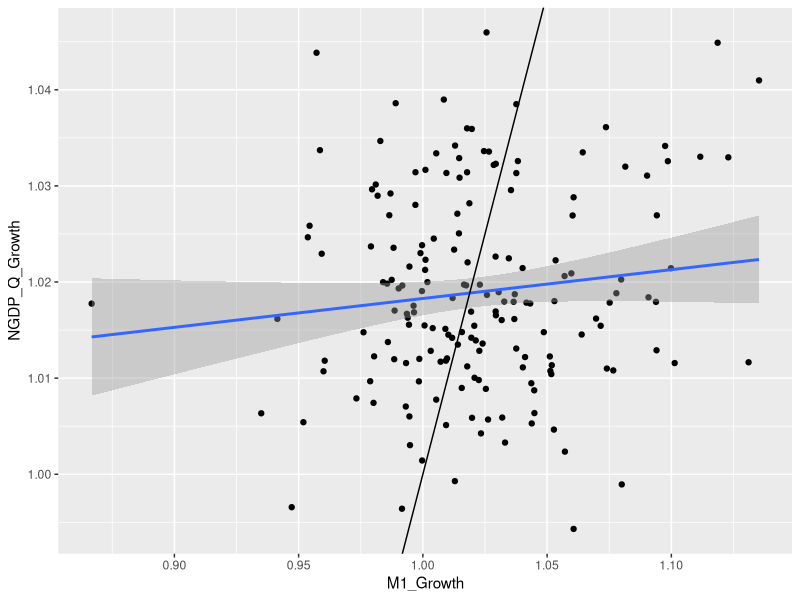

Recreate this plot in R.
# Packages
library(readxl)
library(dplyr)
library(ggplot2)

# Import data
rba_money_aggregates.raw <-
    read_excel("res/rba_money_aggregates.xls",
               skip = 10) %>%
    mutate(Date = format(`Series ID`, format="%Y-%m"))
abs_5206_key_aggregates.raw <-
    read_excel("res/abs_5206_key_aggregates.xls",
               sheet = "Data1",
               skip = 9) %>%
    mutate(Date = format(`Series ID`, format="%Y-%m"))

# Isolate NGDP and Money Supply Growth
money.df <- inner_join(abs_5206_key_aggregates.raw,
                       rba_money_aggregates.raw,
                       by = 'Date') %>%
    select(Date, M1 = DMAM1N, NGDP_Q = A2304350J) %>%
    mutate(M1_Growth = c(M1[-1]/M1[-length(M1)], NA),
           NGDP_Q_Growth = c(NGDP_Q[-1]/NGDP_Q[-length(NGDP_Q)], NA)) %>%
    na.omit()

# Graph relationship
ggplot(money.df, aes(x = M1_Growth, y = NGDP_Q_Growth)) + 
    geom_point() +
    geom_smooth(method = "lm", formula = y ~ x) +
    geom_abline()

# LM Model
money.lm <- lm(NGDP_Q_Growth ~ M1_Growth, money.df)
summary(money.lm)
    